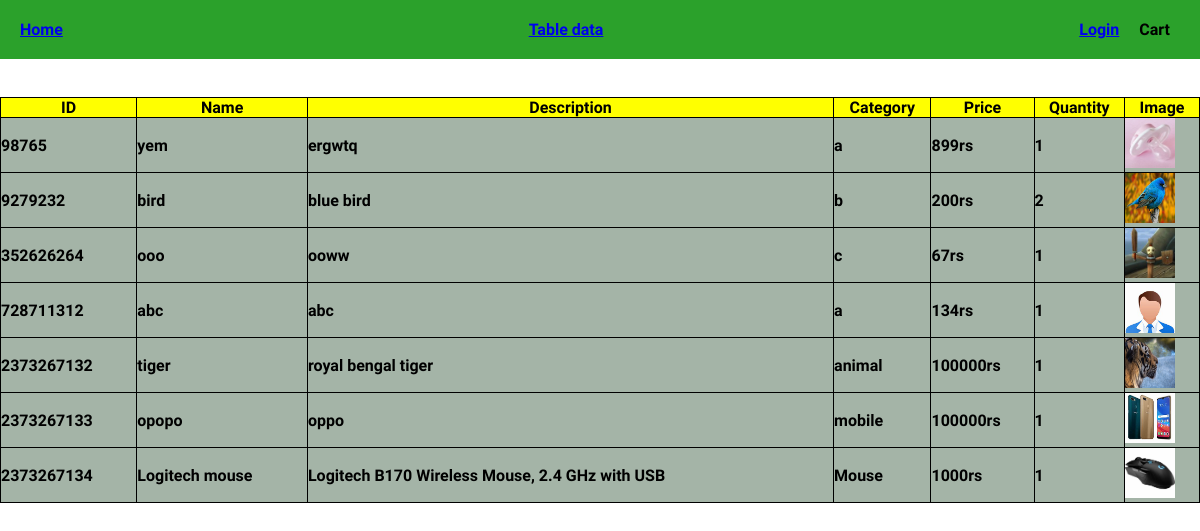
Screenshot of /table/ with the database file from the repository.
### home/models.py (models this page shows, shortened)
class allitem(models.Model):
        product_id = models.IntegerField(unique= 1, primary_key = 1)
        product_name = models.CharField(max_length=20)
        product_description = models.CharField(max_length=50)
        product_category = models.CharField(max_length=10)
        product_price = models.IntegerField()
        product_quantity = models.IntegerField()
        product_image = models.ImageField(upload_to='product')

### home/views.py (the view)
# urls.py: path('table/', views.table, name=""),
def table(request):
    all_item = allitem.objects.all()
    return render(request, 'home/table.html', {'all_item': all_item})

### home/templates/home/table.html (shortened to what this page needs)
{% extends 'home/nav.html' %}
{% load static %}
{% block content %}
<!DOCTYPE html>
<html lang="en">
<head>
    <link rel="stylesheet" type="text/css" href="{% static 'css/home.css' %}">
</head>
<body>
    <br>
    <br>
    <table>
        <tr>
            <th>ID</th>
            <th>Name</th>
            <th>Description</th>
            <th>Category</th>
            <th>Price</th>
            <th>Quantity</th>
            <th>Image</th>
        </tr>
        {% for item in all_item %}
        <tr>
            <td>{{ item.product_id }}</td>
            <td>{{ item.product_name }}</td>
            <td>{{ item.product_description }}</td>
            <td>{{ item.product_category }}</td>
            <td>{{ item.product_price }}rs</td>
            <td>{{ item.product_quantity }}</td>
            <td><img src="{% get_media_prefix %}{{ item.product_image }}" alt="{{ item.product_name }}" height="50px" width="50px"></td>
        </tr>
        {% endfor %}
    </table>
</body>
</html>
{% endblock %}

### static/css/nav.css (style rules this page uses)
* { margin: 0; padding: 0; font-family: 'Quicksand', sans-serif; box-sizing: border-box; font-weight: 600; }

### static/css/home.css (style rules this page uses)
* { font-family: 'Quicksand', sans-serif; box-sizing: border-box; }
table,td,th { border: 1px solid; }
table { border-collapse: collapse; width: 100%; }
th { background-color: yellow; }
td { background-color: rgb(164, 180, 167); height: 10px; }

### rows the page displays
allitem: product_id "98765", product_name "yem", product_description "ergwtq", product_category "a", product_price "899", product_quantity "1", product_image (picture)
allitem: product_id "9279232", product_name "bird", product_description "blue bird", product_category "b", product_price "200", product_quantity "2", product_image (picture)
allitem: product_id "352626264", product_name "ooo", product_description "ooww", product_category "c", product_price "67", product_quantity "1", product_image (picture)
allitem: product_id "728711312", product_name "abc", product_description "abc", product_category "a", product_price "134", product_quantity "1", product_image (placeholder picture)
allitem: product_id "2373267132", product_name "tiger", product_description "royal bengal tiger", product_category "animal", product_price "100000", product_quantity "1", product_image (picture)
allitem: product_id "2373267133", product_name "opopo", product_description "oppo", product_category "mobile", product_price "100000", product_quantity "1", product_image (picture)
allitem: product_id "2373267134", product_name "Logitech mouse", product_description "Logitech B170 Wireless Mouse, 2.4 GHz with USB", product_category "Mouse", product_price "1000", product_quantity "1", product_image (picture)
